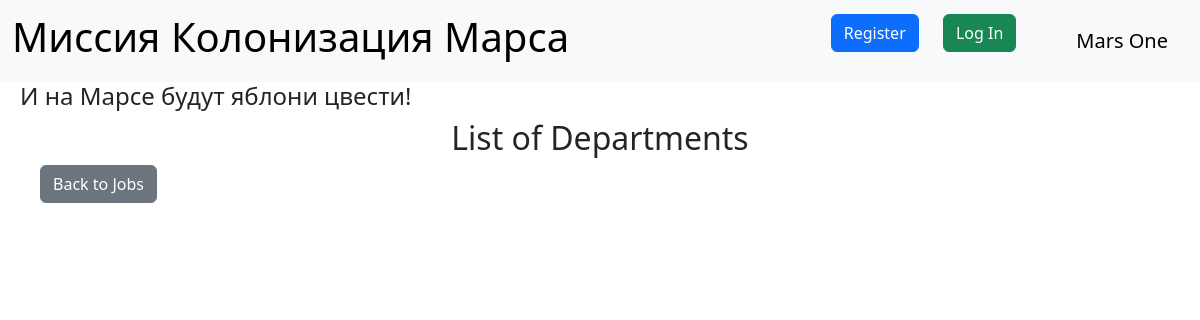
/departments, run on an earlier commit of the app's database.
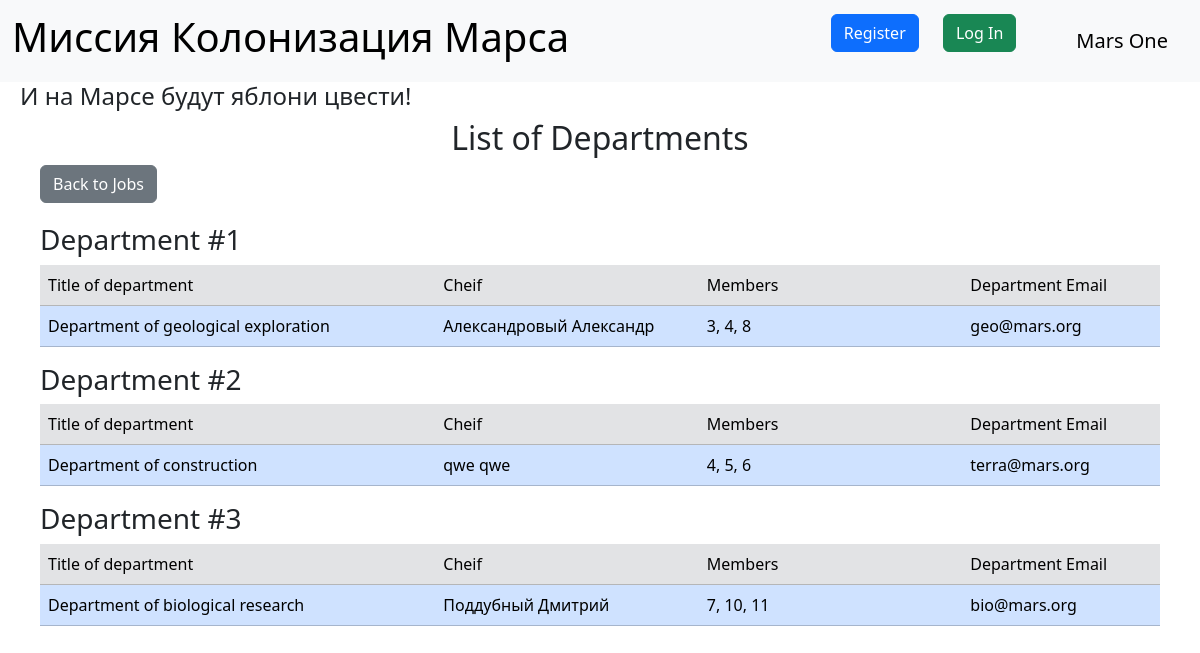
And on a later commit of the database.
### data/department.py (models this page shows)
class Department(SqlAlchemyBase):
    __tablename__ = 'department'
    id = sqlalchemy.Column(sqlalchemy.Integer, unique=True, primary_key=True, autoincrement=True)
    title = sqlalchemy.Column(sqlalchemy.String, nullable=True)
    members = sqlalchemy.Column(sqlalchemy.String, nullable=True)
    email = sqlalchemy.Column(sqlalchemy.String, nullable=True)
    chief = sqlalchemy.Column(sqlalchemy.Integer, sqlalchemy.ForeignKey("users.id"))
    user = orm.relationship('User')

### main.py (the view)
@app.route('/departments')
def departments():
    db_sess = db_session.create_session()
    users = db_sess.query(User).all()
    department = db_sess.query(Department).all()
    names = {user.id: f'{user.surname} {user.name}' for user in users}
    return render_template('departments.html', names=names, departments=department, title='List of Departaments')

### data/db_session.py (called while the page is built)
def create_session() -> Session:
    global __factory
    return __factory()

### templates/departments.html (shortened to what this page needs)
{% extends "base.html" %}
{% block content %}
<h2 align="center">List of Departments</h2>
    <a href="/" class="btn btn-secondary" style="margin-right: 20px; margin-left: 40px">Back to Jobs</a>
<div style="padding-right: 40px; padding-left: 40px; padding-top: 20px">
    {% for department in departments %}
    <h3>Department #{{ loop.index }}</h3>
    <table class="table" align="center">
        <thead>
        <tr class="table-secondary">
            <td width="30%">Title of department</td>
            <td width="20%">Cheif</td>
            <td width="20%">Members</td>
            <td width="15%">Department Email</td>
        </tr>
        </thead>
        <tr class="table-primary table-center-vertical">
            <td>{{ department.title }}</td>
            <td>{{ names[department.chief] }}</td>
            <td>{{ department.members }}</td>
            <td>{{ department.email }}</td>
        </tr>
    </table>
    {% endfor %}
</div>
{% endblock %}

What changed in the data, as far as the page shows it:
added Department: title "Department of geological exploration", chief "Александровый Александр", members "3, 4, 8", email "geo@mars.org"
added Department: title "Department of construction", chief "qwe qwe", members "4, 5, 6", email "terra@mars.org"
added Department: title "Department of biological research", chief "Поддубный Дмитрий", members "7, 10, 11", email "bio@mars.org"
